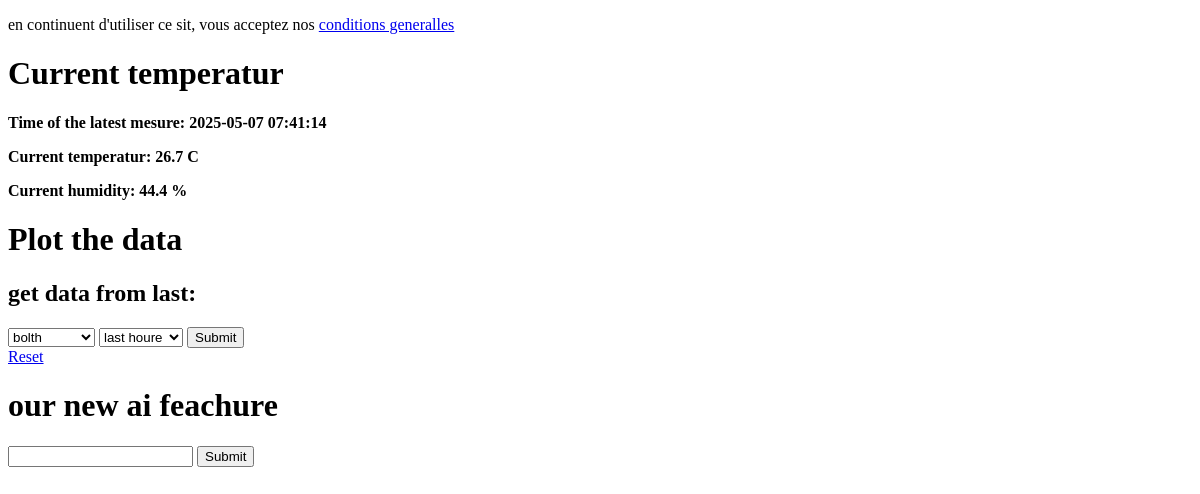
Before: / with the older database file.
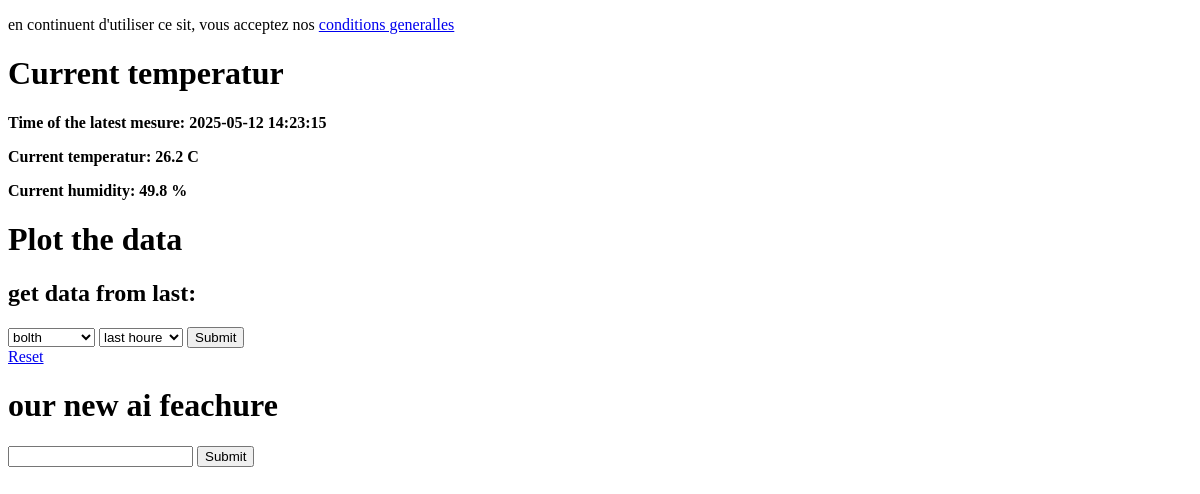
After: the same page with the newer database file.
### tables this page shows
CREATE TABLE mesurments (
    Timestamp DATETIME DEFAULT CURRENT_TIMESTAMP,
	temperature REAL NOT NULL,
    humidity REAL NOT NULL
);

### app.py (the view)
@app.route("/")
def index():
    with connect_db() as cur:
        query = """
        SELECT temperature, humidity, Timestamp
        FROM mesurments
        ORDER BY Timestamp DESC
        LIMIT 1;
        """
        data = exec_dict(cur, query)[0]
        print(data)
    return render_template("index.html", timestamp = data['Timestamp'], humidity = data['humidity'], temperatur = data['temperature'])

### db.py (called while the page is built)
@contextmanager
def connect_db():
    conn = sqlite3.connect(DB)
    try:
        cur = conn.cursor()
        cur.execute('PRAGMA foreign_keys = ON')
        cur.execute('PRAGMA encoding = "UTF-8"')
        yield cur
    except Exception as e:
        conn.rollback()
        raise e
    else:
        conn.commit()
    finally:
        conn.close()

def exec_dict(cur, query, params=None):
    if params is None:
        cur.execute(query)
    else:
        cur.execute(query, params)
    columns = [col[0] for col in cur.description]
    return [dict(zip(columns, row)) for row in cur.fetchall()]

### templates/index.html (shortened to what this page needs)
<!DOCTYPE html>
<body>
        <p>en continuent d'utiliser ce sit, vous acceptez nos <a href="{{ url_for('static', filename='TOS.txt') }}">conditions generalles</a></p>
    <h1>Current temperatur</h1>
    <p><b>Time of the latest mesure: {{timestamp}}</b></p>
    <p><b>Current temperatur: {{temperatur}} C</b></p>
    <p><b>Current humidity: {{humidity}} %</b></p>
    <h1>Plot the data</h1>
    <form action="{{ url_for('get_data') }}", method="GET">
        <h2>get data from last:</h2>
        <select name="datatype" id="datatype">
            <option value="temperature humidity">bolth</option>
        </select>
        <select name="timeframe" id="timeframe">
            <option value="-1 hour">last houre</option>
        </select>
        <input type="submit" value="Submit">
    </form>
    <a href="{{ url_for('index') }}">Reset</a>
    <h1>our new ai feachure</h1>
    <form action="/ai_command", method="POST">
        <input type="text" id="message">
        <button type="submit">Submit</button>
    </form>
</body>

Changed rows visible on the page:
no longer on this page (row unchanged): mesurments: Timestamp "2025-05-07 07:41:14", temperature "26.7", humidity "44.4"
added mesurments: Timestamp "2025-05-12 14:23:15", temperature "26.2", humidity "49.8"
